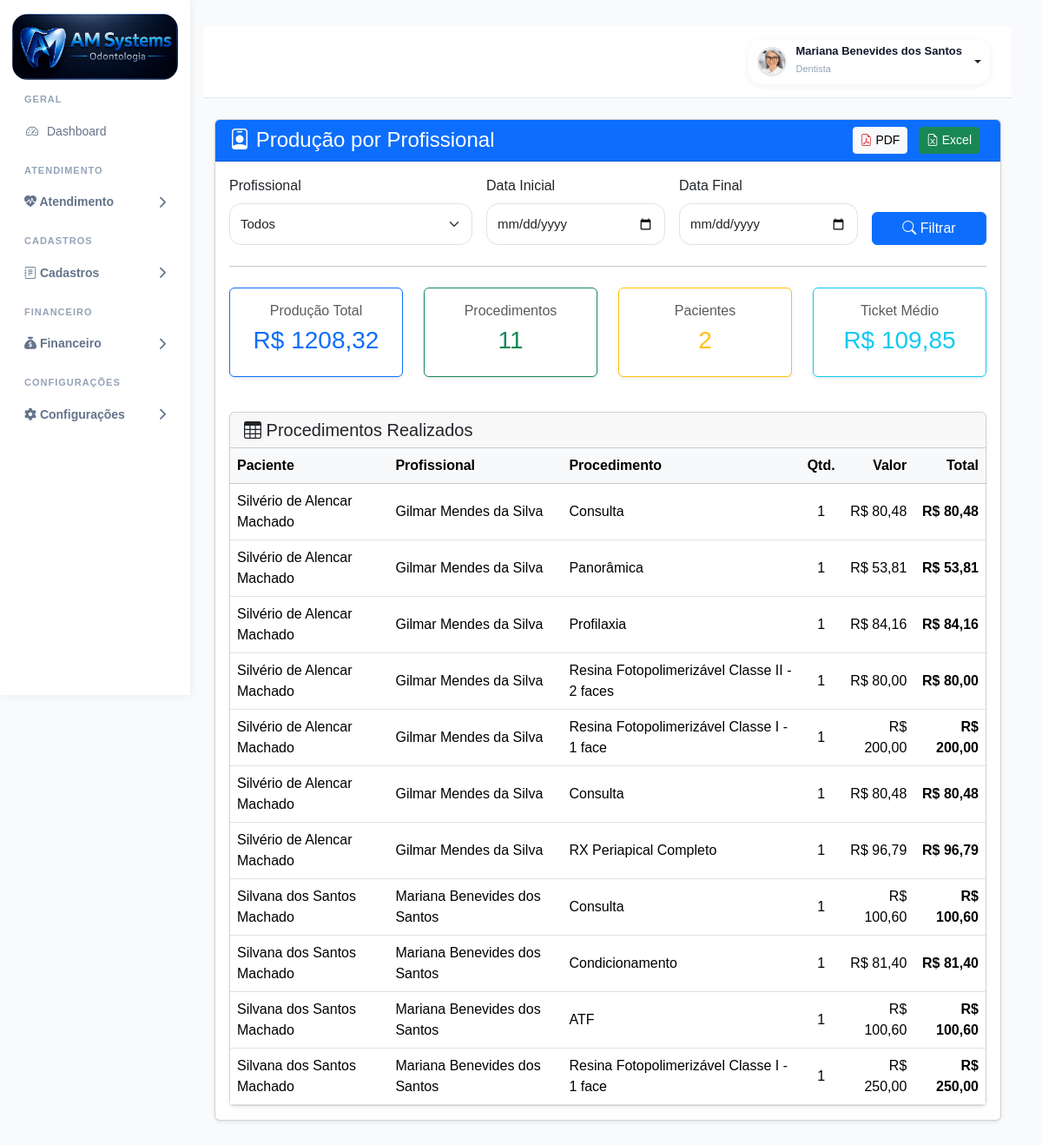
The app's page /relatorios/producao-profissional/ (signed in), older data.
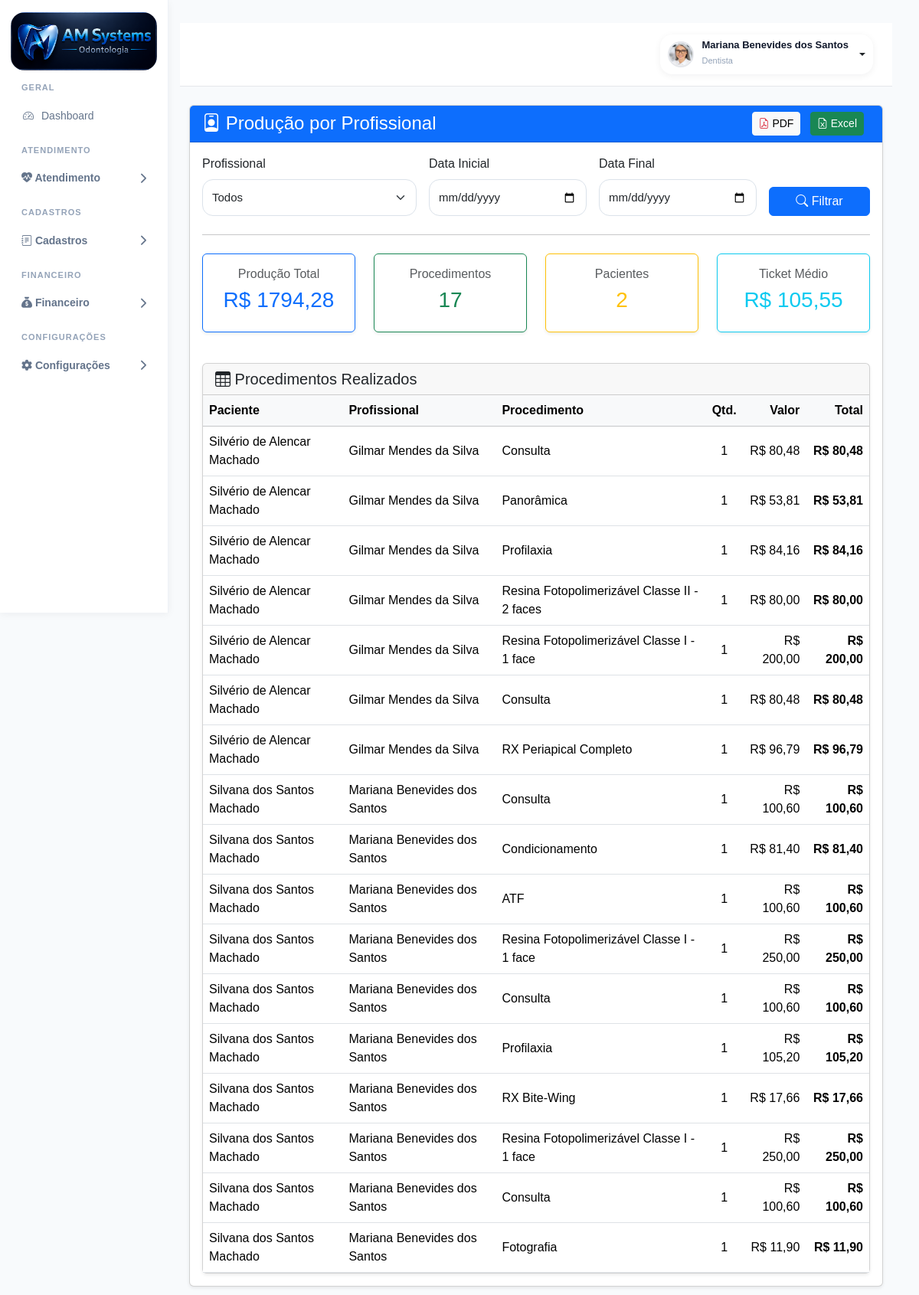
The same page, newer data.
### accounts/models.py (models this page shows, shortened)
class ItemOrcamento(models.Model):
    STATUS_CHOICES = (
        ('existente', 'Existente'),
        ('planejado', 'Planejado'),
        ('andamento', 'Em Andamento'),
        ('realizado', 'Realizado'),
        ('cancelado', 'Cancelado'),
    )
    orcamento = models.ForeignKey(
        Orcamento,
        on_delete=models.CASCADE,
        related_name='itens'
    )
    procedimento = models.ForeignKey(
        Procedimento,
        on_delete=models.SET_NULL,
        null=True
    )
    tipo_local = models.CharField(
        max_length=20,
        choices=TIPO_LOCAL,
        default='dente'
    )
    dente = models.CharField(
        max_length=10,
        blank=True,
        null=True
    )
    face = models.CharField(
        max_length=10,
        blank=True,
        null=True
    )
    posicao_icone = models.CharField(
        max_length=20,
        blank=True,
        null=True,
        choices=Procedimento.POSICOES
    )
    hemi_arcada = models.CharField(
        max_length=20,
        choices=HEMI_CHOICES,
        blank=True,
        null=True
    )
    quantidade = models.IntegerField(
        default=1
    )
    valor_unitario = models.DecimalField(
        max_digits=10,
        decimal_places=2,
        default=0
    )
    status = models.CharField(
        max_length=20,
        choices=STATUS_CHOICES,
        default='planejado'
    )
    @property
    def total(self):
        return self.quantidade * self.valor_unitario

class Orcamento(models.Model):
    paciente = models.ForeignKey(
        Paciente,
        on_delete=models.CASCADE,
        related_name="orcamentos"
    )
    tratamento = models.ForeignKey(
        Tratamento,
        on_delete=models.CASCADE,
        related_name="orcamentos",
        null=True,
        blank=True
    )
    STATUS_CHOICES = (
        ("rascunho", "Rascunho"),
        ("aprovado", "Aprovado"),
        ("em_execucao", "Em Execução"),
        ("finalizado", "Finalizado"),
        ("cancelado", "Cancelado"),
    )
    status = models.CharField(
        max_length=20,
        choices=STATUS_CHOICES,
        default="rascunho"
    )
    desconto = models.DecimalField(
        "Desconto",
        max_digits=10,
        decimal_places=2,
        default=0
    )
    acrescimo = models.DecimalField(
        "Acréscimo",
        max_digits=10,
        decimal_places=2,
        default=0
    )
    entrada = models.DecimalField(
        max_digits=10,
        decimal_places=2,
        default=0
    )
    parcelas = models.PositiveIntegerField(
        default=1
    )
    FORMA_PAGAMENTO = (
        ("dinheiro", "Dinheiro"),
        ("pix", "PIX"),
        ("debito", "Cartão Débito"),
        ("credito", "Cartão Crédito"),
        ("boleto", "Boleto"),
    )
    forma_pagamento = models.CharField(
        max_length=20,
        choices=FORMA_PAGAMENTO,
        default="pix"
    )
    observacoes = models.TextField(
        blank=True,
        null=True
    )
    criado_em = models.DateTimeField(
        auto_now_add=True
    )

class Paciente(models.Model):
    foto = models.ImageField(
        upload_to='pacientes/',
        blank=True,
        null=True
    )
    nome = models.CharField(
        max_length=200
    )
    cpf = models.CharField(
        max_length=14,
        blank=True,
        null=True
    )
    rg = models.CharField(
        max_length=20,
        blank=True,
        null=True
    )
    nascimento = models.DateField(
        blank=True,
        null=True
    )
    genero = models.CharField(
        max_length=20,
        blank=True,
        null=True
    )
    estado_civil = models.CharField(
        max_length=30,
        blank=True,
        null=True
    )
    profissao = models.CharField(
        max_length=100,
        blank=True,
        null=True
    )
    telefone = models.CharField(
        "Telefone",
        max_length=20,
        blank=True,
        null=True,
    )
    whatsapp = models.CharField(
        "WhatsApp",
        max_length=20,
        blank=True,
        null=True,
    )
    email = models.EmailField(
        "E-mail",
        blank=True,
        null=True,
    )
    cep = models.CharField(
        "CEP",
        max_length=10,
        blank=True,
        null=True,
    )
    endereco = models.CharField(
        "Endereço",
        max_length=255,
        blank=True,
        null=True,
    )
    numero = models.CharField(
        "Número",
        max_length=20,
        blank=True,
        null=True,
    )
    complemento = models.CharField(
        "Complemento",
        max_length=100,
        blank=True,
        null=True,
    )
    bairro = models.CharField(
        "Bairro",
        max_length=100,
        blank=True,
        null=True,
    )
    cidade = models.CharField(
        "Cidade",
        max_length=100,
        blank=True,
        null=True,
        db_index=True,
    )
    estado = models.CharField(
        "UF",
        max_length=2,
        blank=True,
        null=True,
    )
    convenio = models.CharField(
        "Convênio",
        max_length=100,
        blank=True,
        null=True,
    )
    carteirinha = models.CharField(
        "Carteirinha",
        max_length=100,
        blank=True,
        null=True,
    )
    alergias = models.TextField(
        "Alergias",
        blank=True,
        null=True,
    )
    medicamentos = models.TextField(
        "Medicamentos em uso",
        blank=True,
        null=True,
    )
    observacoes = models.TextField(
        "Observações",
        blank=True,
        null=True,
    )
    responsavel = models.CharField(
        "Responsável",
        max_length=200,
        blank=True,
        null=True,
    )
    cpf_responsavel = models.CharField(
        "CPF do Responsável",
        max_length=14,
        blank=True,
        null=True,
    )
    telefone_responsavel = models.CharField(
        "Telefone do Responsável",
        max_length=20,
        blank=True,
        null=True,
    )
    dentista = models.ForeignKey(
        User,
        verbose_name="Dentista Responsável",
        on_delete=models.SET_NULL,
        null=True,
        blank=True,
        related_name="pacientes_responsavel",
    )
    ativo = models.BooleanField(
        default=True,
    )
    criado_em = models.DateTimeField(
        auto_now_add=True,
    )
    atualizado_em = models.DateTimeField(
        auto_now=True,
    )

class Procedimento(models.Model):
    CATEGORIAS = [
        ('diagnostico', 'Diagnóstico'),
        ('dentistica', 'Dentística'),
        ('endodontia', 'Endodontia'),
        ('periodontia', 'Periodontia'),
        ('cirurgia', 'Cirurgia'),
        ('protese', 'Prótese'),
        ('implantodontia', 'Implantodontia'),
        ('ortodontia', 'Ortodontia'),
        ('geral', 'Geral')
    ]
    TIPOS = [
        ('dente', 'Por Dente'),
        ('hemiarcada', 'Hemi-Arcada'),
        ('geral', 'Geral'),
        ('cirurgia', 'Cirurgia')
    ]
    POSICOES = [
        ('coroa', 'Coroa'),
        ('raiz', 'Raiz'),
        ('oclusal', 'Oclusal'),
        ('vestibular', 'Vestibular'),
        ('lingual', 'Lingual'),
        ('centro', 'Centro')
    ]
    STATUS = [
        ('realizar', 'A Realizar'),
        ('andamento', 'Em Andamento'),
        ('realizado', 'Realizado'),
        ('cancelado', 'Cancelado'),
        ('reavaliar', 'Reavaliar')
    ]
    nome = models.CharField(
        max_length=255
    )
    categoria = models.CharField(
        max_length=100,
        choices=CATEGORIAS,
        default='geral'
    )
    tipo = models.CharField(
        max_length=50,
        choices=TIPOS,
        default='dente'
    )
    status = models.CharField(
        max_length=30,
        choices=STATUS,
        default='realizar'
    )
    icone = models.CharField(
        max_length=100,
        blank=True,
        null=True
    )
    arquivo_icone = models.CharField(
        max_length=255,
        blank=True,
        null=True
    )
    posicao_icone = models.CharField(
        max_length=30,
        choices=POSICOES,
        default='centro'
    )
    valor_particular = models.DecimalField(
        max_digits=10,
        decimal_places=2,
        default=0
    )
    valor_convenio = models.DecimalField(
        max_digits=10,
        decimal_places=2,
        default=0
    )
    tempo_estimado = models.IntegerField(
        default=60,
        help_text='Tempo em minutos'
    )
    custo_clinico = models.DecimalField(
        max_digits=10,
        decimal_places=2,
        default=0
    )
    ativo = models.BooleanField(
        default=True
    )
    ordem = models.IntegerField(
        default=0
    )
    criado_em = models.DateTimeField(
        auto_now_add=True
    )
    class Meta:
        ordering = ['categoria', 'ordem', 'nome']
        verbose_name = 'Procedimento'
        verbose_name_plural = 'Procedimentos'

### accounts/views.py (the view)
@login_required
def relatorio_producao_profissional(request):
    context = obter_dados_producao_profissional(request)
    return render(
        request,
        "accounts/relatorios/producao_profissional.html",
        context
    )

### accounts/templatetags/permissions_tags.py (called while the page is built)
@register.simple_tag
def possui_permissao(user, modulo, acao="visualizar"):
    print(
        "TAG:",
        user.username,
        modulo,
        acao
    )
    from accounts.permissions import tem_permissao
    resultado = tem_permissao(user, modulo, acao)
    print("RESULTADO:", resultado)
    return resultado

### accounts/templates/accounts/relatorios/producao_profissional.html (shortened to what the changed rows need)
{% extends 'accounts/base.html' %}
{% block content %}
<div class="container-fluid mt-4">
    <div class="card shadow-sm">
        <div class="card-body">
            <div class="row">
                <div class="col-md-3 mb-3">
                    <div class="card border-primary shadow-sm">
                        <div class="card-body text-center">
                            <h6 class="text-muted">
                                Produção Total
                            </h6>
                            <h3 class="text-primary">
                                R$ {{ total_producao|floatformat:2 }}
                            </h3>
                        </div>
                    </div>
                </div>
                <div class="col-md-3 mb-3">
                    <div class="card border-success shadow-sm">
                        <div class="card-body text-center">
                            <h6 class="text-muted">
                                Procedimentos
                            </h6>
                            <h3 class="text-success">
                                {{ total_procedimentos }}
                            </h3>
                        </div>
                    </div>
                </div>
                <div class="col-md-3 mb-3">
                    <div class="card border-info shadow-sm">
                        <div class="card-body text-center">
                            <h6 class="text-muted">
                                Ticket Médio
                            </h6>
                            <h3 class="text-info">
                                R$ {{ ticket_medio|floatformat:2 }}
                            </h3>
                        </div>
                    </div>
                </div>
            </div>
            <div class="card shadow-sm mt-4">
                <div class="table-responsive">
                    <table class="table table-hover mb-0">
                        <thead class="table-light">
                            <tr>
                                <th>Paciente</th>
                                <th>Profissional</th>
                                <th>Procedimento</th>
                                <th class="text-center">Qtd.</th>
                                <th class="text-end">Valor</th>
                                <th class="text-end">Total</th>
                            </tr>
                        </thead>
                        <tbody>
                            {% for item in procedimentos %}
                            <tr>
                                <td>{{ item.orcamento.paciente.nome }}</td>
                                <td>
                                    {% if item.orcamento.paciente.dentista %}
                                        {% if item.orcamento.paciente.dentista.get_full_name %}
                                            {{ item.orcamento.paciente.dentista.get_full_name }}
                                        {% else %}
                                            {{ item.orcamento.paciente.dentista.username }}
                                        {% endif %}
                                    {% else %}
                                        -
                                    {% endif %}
                                </td>
                                <td>{{ item.procedimento.nome }}</td>
                                <td class="text-center">
                                    {{ item.quantidade }}
                                </td>
                                <td class="text-end">
                                    R$ {{ item.valor_unitario|floatformat:2 }}
                                </td>
                                <td class="text-end fw-bold">
                                    R$ {{ item.total|floatformat:2 }}
                                </td>
                            </tr>
                            {% empty %}
                            <tr>
                                <td colspan="6" class="text-center">
                                    Nenhum procedimento encontrado.
                                </td>
                            </tr>
                            {% endfor %}
                        </tbody>
                    </table>
                </div>
            </div>
        </div>
    </div>
</div>
{% endblock %}

Row changes from the older to the newer data that the page shows:
now on this page (row edited): ItemOrcamento: orcamento.paciente.nome "Silvana dos Santos Machado", orcamento.paciente.dentista.get_full_name "Mariana Benevides dos Santos", procedimento.nome "Consulta", quantidade "1", valor_unitario "100,60", total "100,60"
now on this page (row edited): ItemOrcamento: orcamento.paciente.nome "Silvana dos Santos Machado", orcamento.paciente.dentista.get_full_name "Mariana Benevides dos Santos", procedimento.nome "Profilaxia", quantidade "1", valor_unitario "105,20", total "105,20"
now on this page (row edited): ItemOrcamento: orcamento.paciente.nome "Silvana dos Santos Machado", orcamento.paciente.dentista.get_full_name "Mariana Benevides dos Santos", procedimento.nome "RX Bite-Wing", quantidade "1", valor_unitario "17,66", total "17,66"
now on this page (row edited): ItemOrcamento: orcamento.paciente.nome "Silvana dos Santos Machado", orcamento.paciente.dentista.get_full_name "Mariana Benevides dos Santos", procedimento.nome "Resina Fotopolimerizável Classe I - 1 face", quantidade "1", valor_unitario "250,00", total "250,00"
added ItemOrcamento: orcamento.paciente.nome "Silvana dos Santos Machado", orcamento.paciente.dentista.get_full_name "Mariana Benevides dos Santos", procedimento.nome "Consulta", quantidade "1", valor_unitario "100,60", total "100,60"
added ItemOrcamento: orcamento.paciente.nome "Silvana dos Santos Machado", orcamento.paciente.dentista.get_full_name "Mariana Benevides dos Santos", procedimento.nome "Fotografia", quantidade "1", valor_unitario "11,90", total "11,90"
Text that changed along with them:
{{ total_producao|floatformat:2 }}: "1208,32" → "1794,28"
{{ total_procedimentos }}: "11" → "17"
{{ ticket_medio|floatformat:2 }}: "109,85" → "105,55"
